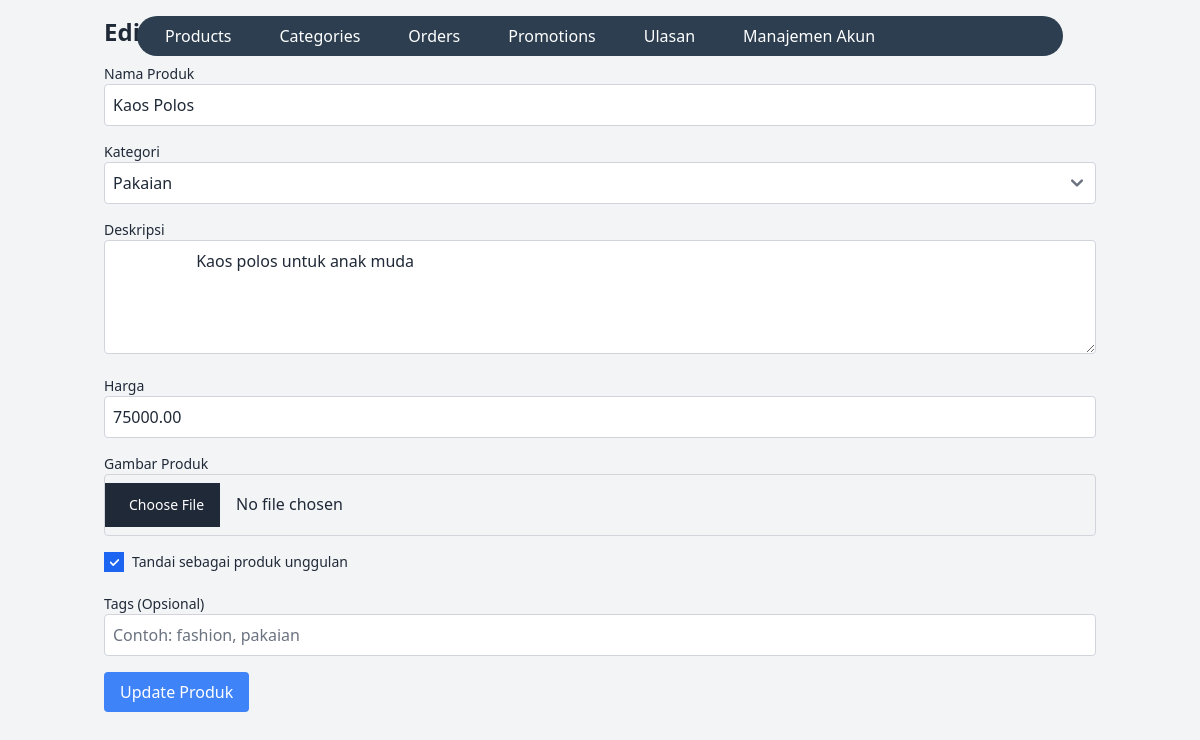
/public/index.php?page=formProduct&action=edit&id=1, run on the app's committed database.
### tables this page shows
CREATE TABLE `products` (
  `product_id` int(11) NOT NULL,
  `category_id` int(11) NOT NULL,
  `name` varchar(100) NOT NULL,
  `description` text DEFAULT NULL,
  `price` decimal(10,2) NOT NULL,
  `created_at` timestamp NOT NULL DEFAULT current_timestamp(),
  `image_url` varchar(255) DEFAULT NULL,
  `is_featured` tinyint(1) DEFAULT 0,
  `tags` varchar(255) DEFAULT NULL
);

CREATE TABLE `categories` (
  `category_id` int(11) NOT NULL,
  `parent_category_id` int(11) DEFAULT NULL,
  `name` varchar(50) NOT NULL,
  `description` text DEFAULT NULL,
  `image_url` varchar(255) DEFAULT NULL,
  `is_active` tinyint(1) DEFAULT 1
);

### src/Frontend/formProduct.php (the view, shortened to what this page needs)
<?php
include BASE_PATH . '/backend/connection.php';
include BASE_PATH . '/Frontend/assets/navbar.php';
$action = $_GET['action'] ?? 'add';
$product = null;
if ($action === 'edit') {
    $product_id = $_GET['id'] ?? null;
    if ($product_id) {
        $sql = "SELECT * FROM products WHERE product_id = ?";
        $stmt = $conn->prepare($sql);
        $stmt->bind_param("i", $product_id);
        $stmt->execute();
        $result = $stmt->get_result();
        $product = $result->fetch_assoc();
    }
}
$sql = "SELECT category_id, name FROM categories WHERE is_active = 1";
$result = $conn->query($sql);
$categories = [];
if ($result->num_rows > 0) {
    while ($row = $result->fetch_assoc()) {
        $categories[] = $row;
    }
}
?>
<!DOCTYPE html>
<html lang="en">
<head>
    <link href="./../../output.css" rel="stylesheet">
</head>
<body class="bg-gray-100 text-gray-800">
    <div class="container mx-auto p-4">
        <h2 class="text-2xl font-bold mb-4">
            <?= $action === 'edit' ? 'Edit Produk' : 'Tambah Produk' ?>
        </h2>
        <form action="?page=<?= $action === 'edit' ? 'editProductAction' : 'addProductAction' ?>" method="POST" enctype="multipart/form-data">
            <div class="mb-4">
                <label for="name" class="block text-sm font-medium">Nama Produk</label>
                <input type="text" id="name" name="name" required
                    class="w-full p-2 border border-gray-300 rounded" value="<?= $product['name'] ?? '' ?>">
            </div>
            <div class="mb-4">
                <label for="category" class="block text-sm font-medium">Kategori</label>
                <select id="category" name="category_id" required class="w-full p-2 border border-gray-300 rounded">
                    <?php foreach ($categories as $category) : ?>
                        <option value="<?= $category['category_id'] ?>"
                            <?= isset($product['category_id']) && $product['category_id'] == $category['category_id'] ? 'selected' : '' ?>>
                            <?= $category['name'] ?>
                        </option>
                    <?php endforeach; ?>
                </select>
            </div>
            <div class="mb-4">
                <label for="description" class="block text-sm font-medium">Deskripsi</label>
                <textarea id="description" name="description" rows="4"
                    class="w-full p-2 border border-gray-300 rounded">
                    <?= $product['description'] ?? '' ?>
                </textarea>
            </div>
            <div class="mb-4">
                <label for="price" class="block text-sm font-medium">Harga</label>
                <input type="number" id="price" name="price" required step="0.01"
                    class="w-full p-2 border border-gray-300 rounded"
                    value="<?= $product['price'] ?? '' ?>">
            </div>
            <div class="mb-4">
                <label for="image" class="block text-sm font-medium">Gambar Produk</label>
                <input type="file" id="image" name="image"
                    class="w-full p-2 border border-gray-300 rounded">
            </div>
            <div class="mb-4">
                <label for="featured" class="inline-flex items-center">
                    <input type="checkbox" id="featured" name="is_featured" value="1"
                        class="form-checkbox h-5 w-5 text-blue-600" <?= isset($product['is_featured']) && $product['is_featured'] ? 'checked' : '' ?>>
                    <span class="ml-2 text-sm">Tandai sebagai produk unggulan</span>
                </label>
            </div>
            <div class="mb-4">
                <label for="tags" class="block text-sm font-medium">Tags (Opsional)</label>
                <input type="text" id="tags" name="tags" placeholder="Contoh: fashion, pakaian"
                    class="w-full p-2 border border-gray-300 rounded" value="<?= $product['tags'] ?? '' ?>">
            </div>
            <button type="submit"
                class="bg-blue-500 text-white px-4 py-2 rounded hover:bg-blue-600">
                <?= $action === 'edit' ? 'Update Produk' : 'Tambah Produk' ?>
            </button>
        </form>
    </div>
</body>
</html>

### data on the page
products: name "Kaos Polos", category_id "Pakaian", description "Kaos polos untuk anak muda", price "75000.00", is_featured "☑"
